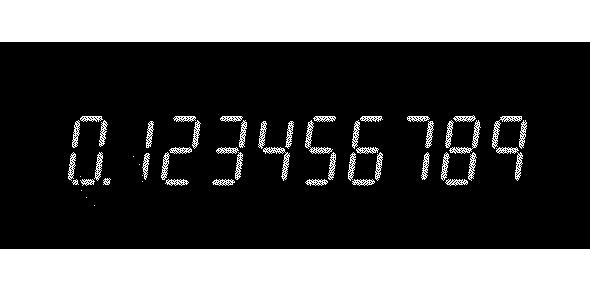
#> input picture new.jpg, 590 x 290 px, found by its file name
$ python range.py   (older library calls are emulated)
#> lines starting #> are read from the running program, lines starting #| are printed output that depends on the picture; after the words box and inside, x2 and y2 are one past the last pixel; in counts of white or black regions, pixels touching at a corner belong together

import pytesseract
from PIL import Image, ImageEnhance, ImageFilter
import cv2
import numpy
import imutils
from imutils import contours

print("OpenCV version: {}".format(cv2.__version__))

reference = "/home/eric/turret/new.jpg"
ref = cv2.imread(reference)
#> ref is the input picture: shape (290, 590, 3); min 0, max 255, mean 80.3
cv2.imshow("ref", ref)
cv2.waitKey(0)
ref = cv2.threshold(ref, 10, 225, cv2.THRESH_BINARY_INV)[1]
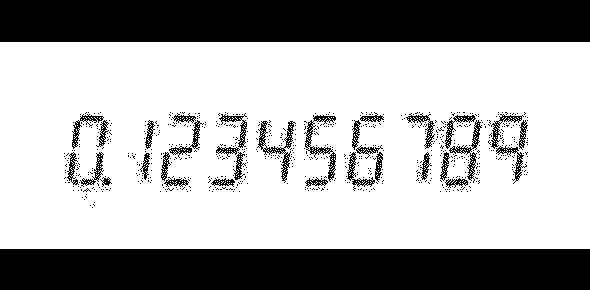
#> ref: shape (290, 590, 3); values 0 (black) and 225 (white), 67.5% white; 741 black regions (707 under 20 px), largest, box (x1, y1, x2, y2) and area: (0, 0, 590, 42) 24780, (0, 249, 590, 290) 24190, (257, 121, 296, 183) 485
ref = cv2.cvtColor(ref, cv2.COLOR_BGR2GRAY)
#> ref: shape (290, 590); values 0 (black) and 225 (white), 67.5% white; 741 black regions (707 under 20 px)
refCnts = cv2.findContours(ref.copy(), cv2.RETR_EXTERNAL, cv2.CHAIN_APPROX_SIMPLE)
#> refCnts = 1 contour; box (x1, y1, x2, y2) and area: (0, 42, 590, 249) 121334
refCnts = refCnts[0] if imutils.is_cv2() else refCnts[1]
#> refCnts = [[[0, 42], [0, 248], [589, 248], [589, 42]]]
refCnts = contours.sort_contours(refCnts, method="left-to-right")[0]
#> refCnts = ([[0, 42], [0, 248], [589, 248], [589, 42]],)
digits = {}


# loop over training data and extract digits
for (i,c) in enumerate(refCnts):
	#compute bounding box
	(x,y,w,h) = cv2.boundingRect(c)
	roi = ref[y:w+h, x:x+w]
	roi = cv2.resize(roi, (57,88))

	#update digits dictionary
	digits[i] = roi
#> this loop made 1 pass
#> (c, x, y, w, h) on pass 1: ([[0, 42], [0, 248], [589, 248], [589, 42]], 0, 42, 590, 207)
#> pass 1, `roi = ref[y:w+h, x:x+w]`:
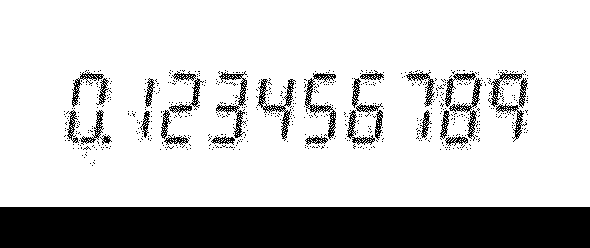
#> roi: shape (248, 590); values 0 (black) and 225 (white), 78.9% white; 740 black regions (707 under 20 px)
#> pass 1, `roi = cv2.resize(roi, (57,88))`:
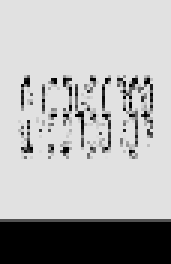
#> roi: shape (88, 57) (shown 3 times larger); min 0, max 225, mean 178.1
#> after the loop, digits = 1 item


######## load image ###############33

image = cv2.imread("num.jpg")
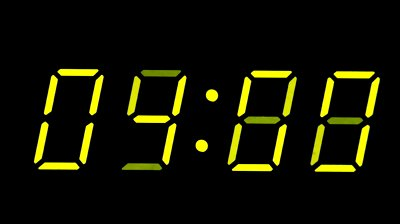
#> input picture num.jpg, 400 x 224 px
#> image is the input picture: shape (224, 400, 3); mean B, G, R 2.7, 18.9, 18.4
image = imutils.resize(image, width=300)
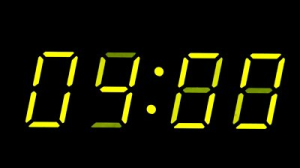
#> image: shape (168, 300, 3); mean B, G, R 2.7, 18.9, 18.4
gray = cv2.cvtColor(image, cv2.COLOR_BGR2GRAY)
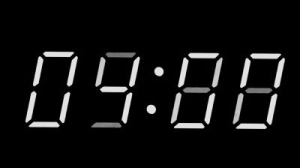
#> gray: shape (168, 300); min 0, max 232, mean 16.9

#find contours
cnts = cv2.findContours(gray.copy(), cv2.RETR_EXTERNAL, cv2.CHAIN_APPROX_SIMPLE)
#> cnts = 27 contours, 24 with area under 20; largest, box (x1, y1, x2, y2) and area: (84, 47, 289, 133) 11394, (23, 47, 85, 133) 3916, (142, 95, 157, 121) 252
locs = []

# loop over contours

for (i,c) in enumerate(cnts):
#> (the run stopped early here; a loop or call above may not have finished)
